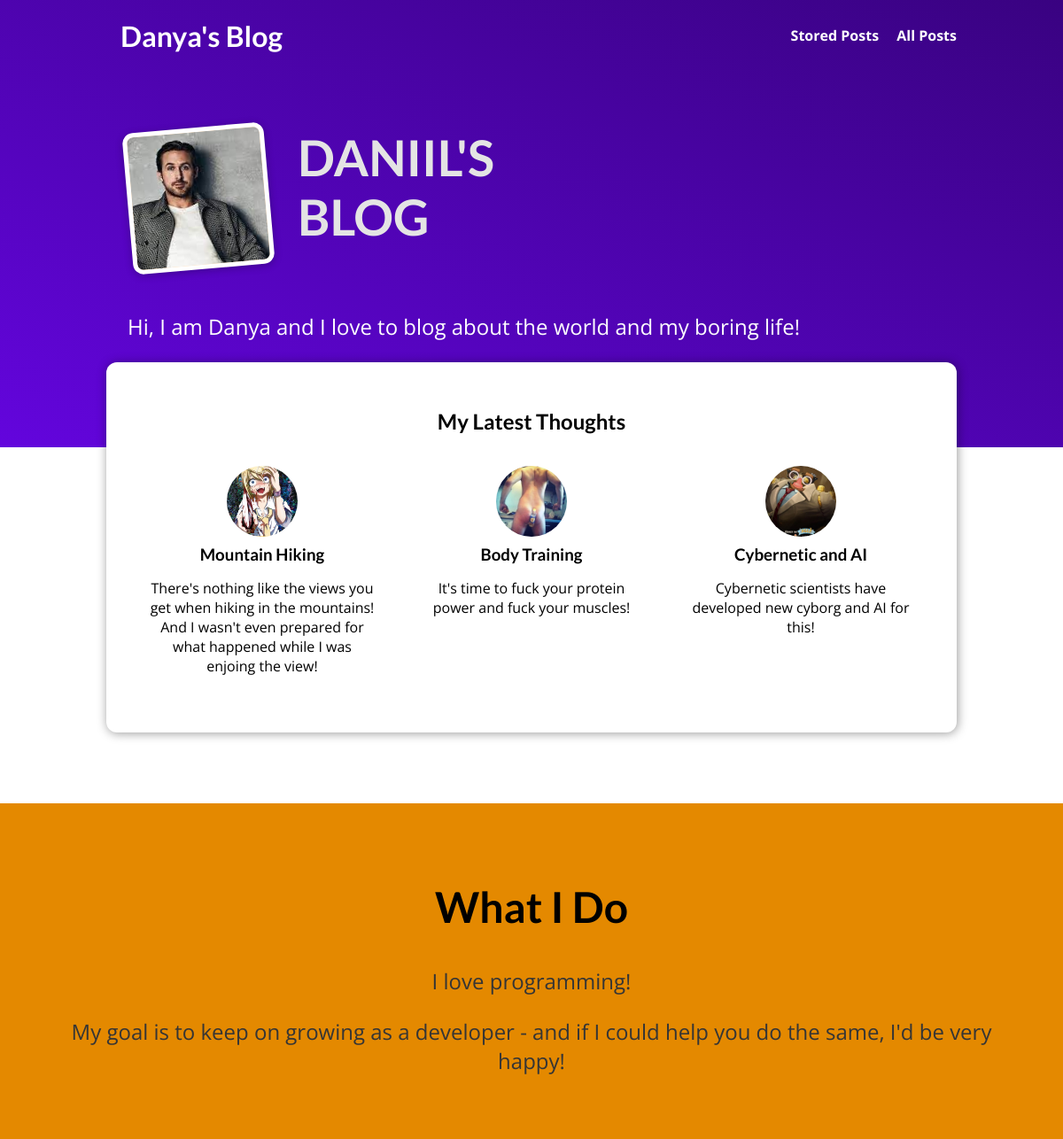
Before: / with the older database file.
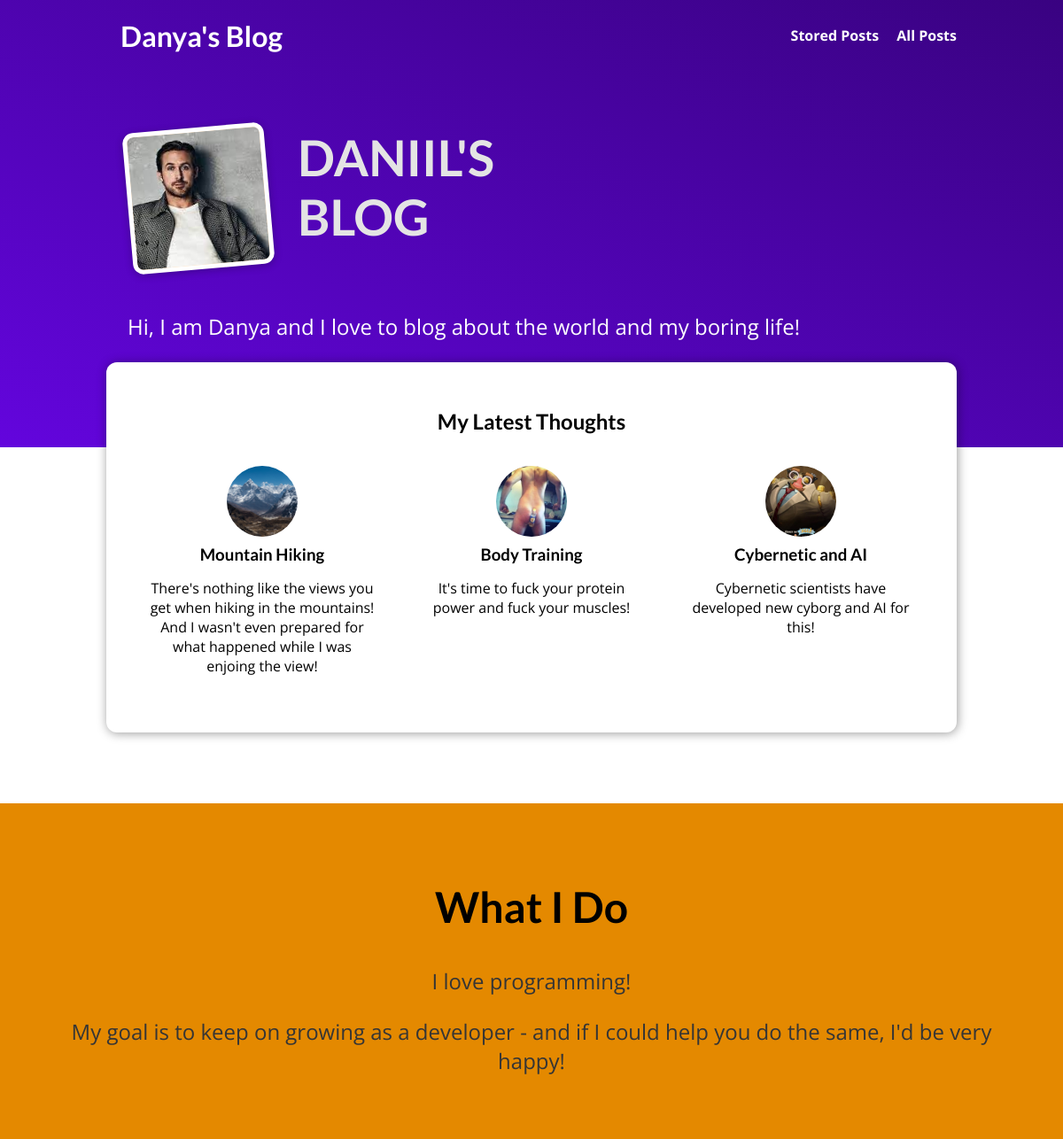
After: the same page with the newer database file.
### blog/models.py (models this page shows, shortened)
class Post(models.Model):
    title = models.CharField(max_length=150)
    excerpt = models.CharField(max_length=250)
    image = models.ImageField(upload_to="images", null=True)
    date = models.DateField(auto_now=True)
    slug = models.SlugField(unique=True, db_index=True)
    content = models.TextField()
    author = models.ForeignKey(
        Author, on_delete=models.SET_NULL, null=True, related_name="posts")
    tags = models.ManyToManyField(Tag)
    def get_absolute_url(self):
        return reverse("post-detail", args=[self.slug])

### blog/views.py (the view)
# urls.py: path("", views.IndexView.as_view(), name="start-page"),
class IndexView(ListView):
    template_name = 'blog/index.html'
    model = Post
    ordering = ['-date']
    context_object_name = "posts"
    def get_queryset(self):
        queryset = super().get_queryset()
        data = queryset[:3]
        return data

### blog/templates/blog/index.html (shortened to what this page needs)
{% extends "base.html" %}
{% load static %}
{% block css_files %}
    <link rel="stylesheet" href="{% static "blog/post.css" %}">
    <link rel="stylesheet" href="{% static "blog/index.css" %}">
{% endblock %}
{% block body %}
    <section id="welcome">
        <header>
            <img src="{% static "blog/images/yeasiam.jpg" %}" alt="Danya - The Author Of This Blog">
            <h2>DANIIL'S BLOG</h2>
        </header>
        <p>Hi, I am Danya and I love to blog about the world and my boring life!</p>
    </section>
    <section id="latest-posts">
        <h2>My Latest Thoughts</h2>
        <ul>
            {% for post in posts %}
                {% include "blog/includes/post.html" %}
            {% endfor %}
        </ul>
    </section>
    <section id="about">
        <h2>What I Do</h2>
        <p>
            I love programming!
        </p>
        <p>
            My goal is to keep on growing as a developer - and if I could help you do the same, I'd be very happy!
        </p>
    </section>
{% endblock %}

### blog/templates/blog/includes/post.html
<li>
    <article class="post">
        <a href="{{ post.get_absolute_url }}">
            <img src="{{  post.image.url  }}" alt="{{ post.title }}">
            <div class="post__content">
                <h3>{{ post.title }}</h3>
                <p>
                    {{ post.excerpt }}
                </p>
            </div>
        </a>
    </article>
</li>

Changed rows visible on the page:
changed Post "Mountain Hiking": image: a different picture
